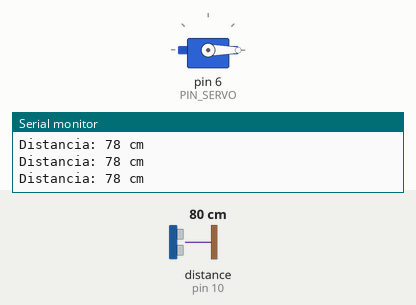
Bench run of a sketch on a simulated Arduino Uno, built with avr-gcc and run on an emulated ATmega328P. Parts: servo, the last lines printed to the serial monitor. Wiring (inferred from the names in the program): ultrasonic range finder: trigger pin 9; echo pin 10. The inputs (shaded band) are chosen by the test bench; at power-on: distance to the obstacle (sensor on pin 10) 80 cm. The echo pulse lasts 58.3 µs per cm.

Above: at 1.2 s.
1.3 s: distance to the obstacle (sensor on pin 10) set to 22 cm
2.8 s: distance to the obstacle (sensor on pin 10) set to 18 cm
At 5.0 s:
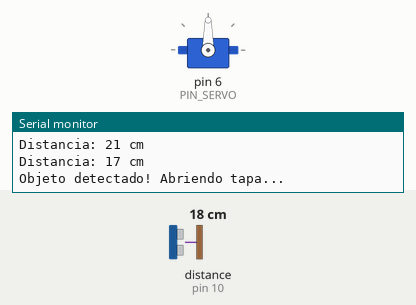
At 7.74 s:
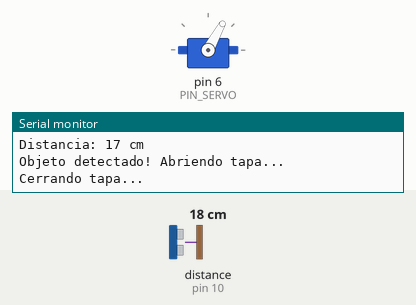
Timing chart, 0 to 11.8 s (numbered marks = the images above; inputs shaded):
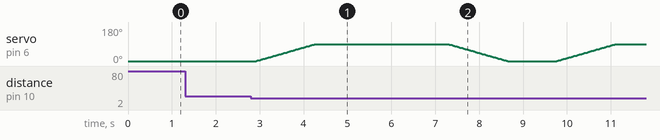

The sketch:

Tacho_Automatico.ino
```cpp
/*
 * Código mejorado y comentado para Cesto de Basura Automático
 *
 * Componentes:
 * - Arduino UNO
 * - Servomotor (ej. SG90)
 * - Sensor ultrasónico HC-SR04
 *
 * Conexiones:
 * - Servo (PIN_SERVO): Pin 6 (Cable Naranja/Amarillo)
 * - Sensor Trig (PIN_TRIG): Pin 9
 * - Sensor Echo (PIN_ECHO): Pin 10
 * - VCC (Servo y Sensor): 5V
 * - GND (Servo y Sensor): GND
 *
 * Problemas corregidos del código original:
 * 1. La lógica de apertura/cierre estaba invertida. Ahora primero abre, espera y luego cierra.
 * 2. Se añadieron constantes (const int) para hacer más fácil la configuración.
 * 3. Se añadió un "retraso de enfriamiento" después de cerrar
 * para evitar que el sensor detecte la mano al retirarse y se vuelva a abrir inmediatamente.
 */

// Incluir la librería para controlar el servomotor
#include <Servo.h>

// --- Definición de Pines ---
// Usar 'const int' es una buena práctica para pines que no van a cambiar
const int PIN_SERVO = 6;  // Pin PWM donde se conecta el servo (el pin ~6 es PWM)
const int PIN_TRIG = 9;   // Pin TRIG del sensor ultrasónico
const int PIN_ECHO = 10;  // Pin ECHO del sensor ultrasónico

// --- Configuración de Comportamiento ---
// Puedes ajustar estos valores fácilmente
const int DISTANCIA_ACTIVACION_CM = 20; // Distancia (en cm) para que se abra el cesto (tu original era 10)
const int POS_ABIERTO = 90;             // Ángulo del servo cuando la tapa está ABIERTA
const int POS_CERRADO = 0;              // Ángulo del servo cuando la tapa está CERRADA
const int TIEMPO_ESPERA_ABIERTO_MS = 3000; // Milisegundos que la tapa queda abierta (3 segundos)
const int VELOCIDAD_MOVIMIENTO_MS = 15;  // Delay para la velocidad del servo (más bajo = más rápido)
const int RETRASO_ENTRE_LECTURAS_MS = 100;// Delay al final del loop para estabilizar la lectura

// --- Variables Globales ---
Servo servoMotor; // Crear un objeto 'servo' para controlar
long duracion;    // Variable para almacenar el tiempo del pulso del eco
int distancia;    // Variable para almacenar la distancia calculada en cm

void setup() {
  // Configurar el servomotor
  servoMotor.attach(PIN_SERVO);  // Conectar el objeto servo al pin que definimos
  servoMotor.write(POS_CERRADO); // Asegurarse de que el cesto empiece CERRADO

  // Configurar los pines del sensor
  pinMode(PIN_TRIG, OUTPUT); // Trig es un pin de SALIDA (envía el pulso)
  pinMode(PIN_ECHO, INPUT);  // Echo es un pin de ENTRADA (recibe el pulso)

  // Iniciar la comunicación serial para depuración
  // Puedes ver los mensajes en el "Monitor Serial" del IDE de Arduino
  Serial.begin(9600);
  Serial.println("Sistema de cesto automático iniciado.");
}

void loop() {
  // --- 1. Medición de Distancia ---

  // Para hacer una medición limpia, primero ponemos el pin TRIG en bajo (LOW)
  digitalWrite(PIN_TRIG, LOW);
  delayMicroseconds(2); // Espera corta de 2 microsegundos

  // Enviamos el pulso de disparo: un pulso ALTO (HIGH) de 10 microsegundos
  digitalWrite(PIN_TRIG, HIGH);
  delayMicroseconds(10);
  digitalWrite(PIN_TRIG, LOW); // Apagamos el pulso

  // Leemos el tiempo que tarda en volver el eco (el pin ECHO se pondrá en ALTO)
  // pulseIn() mide ese tiempo en microsegundos y lo guarda en 'duracion'
  duracion = pulseIn(PIN_ECHO, HIGH);

  // Calculamos la distancia en centímetros
  // Fórmula: (tiempo * velocidad_del_sonido) / 2 (porque es ida y vuelta)
  // (duracion * 0.034 cm/µs) / 2
  distancia = duracion * 0.034 / 2;

  // Imprimir la distancia en el Monitor Serial (muy útil para ver si el sensor funciona bien)
  Serial.print("Distancia: ");
  Serial.print(distancia);
  Serial.println(" cm");

  // --- 2. Lógica de Apertura/Cierre ---

  // Comprobar si la distancia medida es MENOR que la distancia de activación
  // Y también comprobar que la distancia no sea 0 (un error común de lectura del sensor)
  if (distancia < DISTANCIA_ACTIVACION_CM && distancia > 0) {

    Serial.println("Objeto detectado! Abriendo tapa...");

    // ABILR LA TAPA:
    // Mover el servo suavemente desde la posición CERRADO hasta ABIERTO
    // Usamos un 'for' para que el movimiento no sea brusco
    for (int pos = POS_CERRADO; pos <= POS_ABIERTO; pos++) {
      servoMotor.write(pos); // Mover el servo a la posición 'pos'
      delay(VELOCIDAD_MOVIMIENTO_MS); // Pequeña pausa para un movimiento suave
    }

    // MANTENER ABIERTO:
    // Esperar el tiempo configurado (3 seg) mientras la tapa está abierta
    delay(TIEMPO_ESPERA_ABIERTO_MS);

    // CERRAR LA TAPA:
    // Mover el servo desde la posición ABIERTO de vuelta a CERRADO
    Serial.println("Cerrando tapa...");
    for (int pos = POS_ABIERTO; pos >= POS_CERRADO; pos--) {
      servoMotor.write(pos);
      delay(VELOCIDAD_MOVIMIENTO_MS);
    }

    // "ENFRIAMIENTO" (Cooldown):
    // Esperar 1 segundo (1000 ms) DESPUÉS de cerrar antes de volver a medir.
    // Esto es MUY IMPORTANTE para evitar que el sensor detecte tu mano
    // mientras la retiras y vuelva a abrir la tapa inmediatamente.
    Serial.println("Cesto cerrado. Esperando...");
    delay(1000);
  }

  // Pequeño retraso al final de cada ciclo del loop
  // Esto evita que el sensor esté midiendo constantemente y da estabilidad.
  delay(RETRASO_ENTRE_LECTURAS_MS);
}
```

Measured:
- the behaviour switches between 21 and 20 cm on distance to the obstacle (sensor on pin 10) (found by bisection; images 0 and 1)
